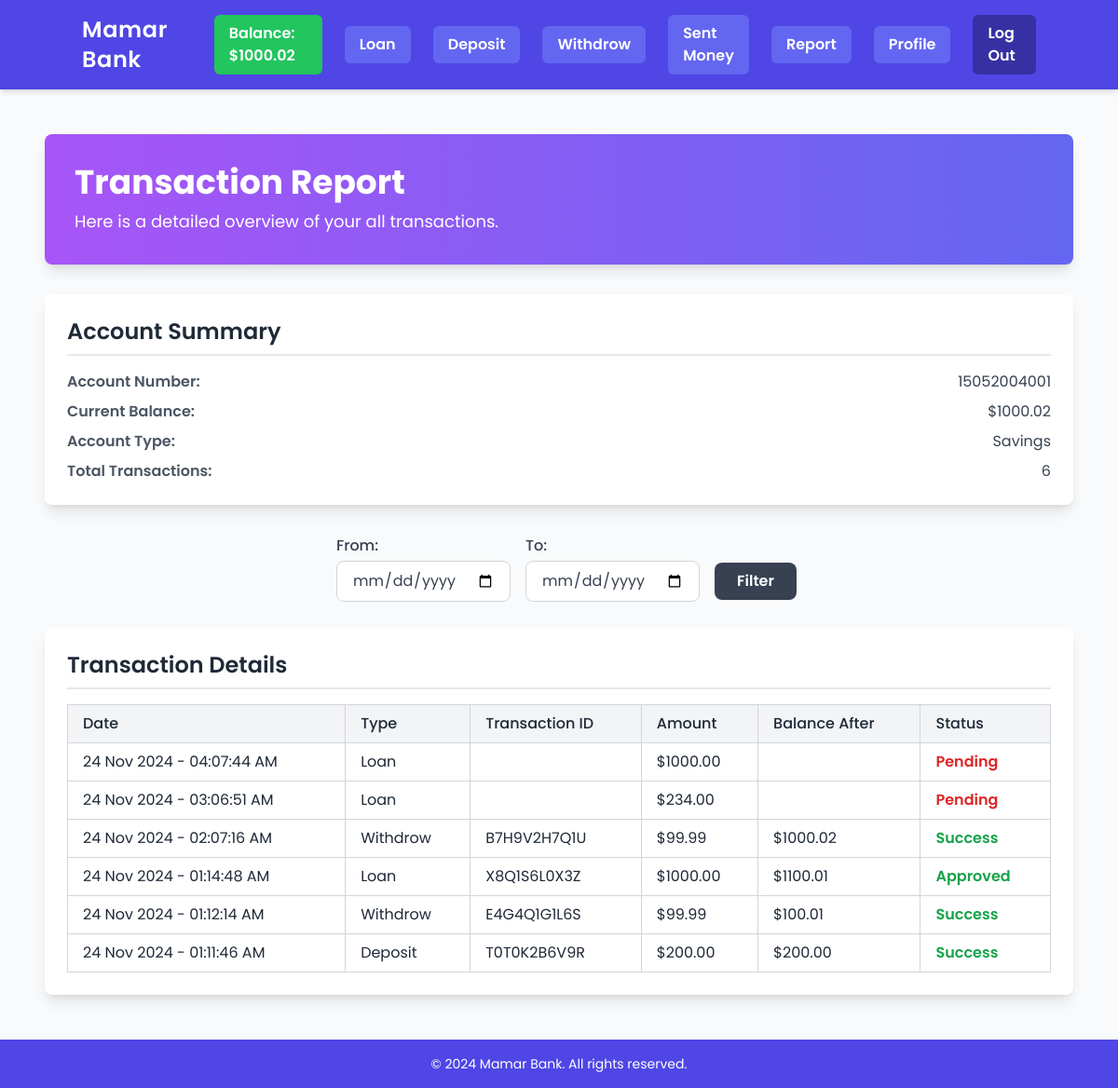
/report/ (signed in), run on an earlier commit of the app's database.
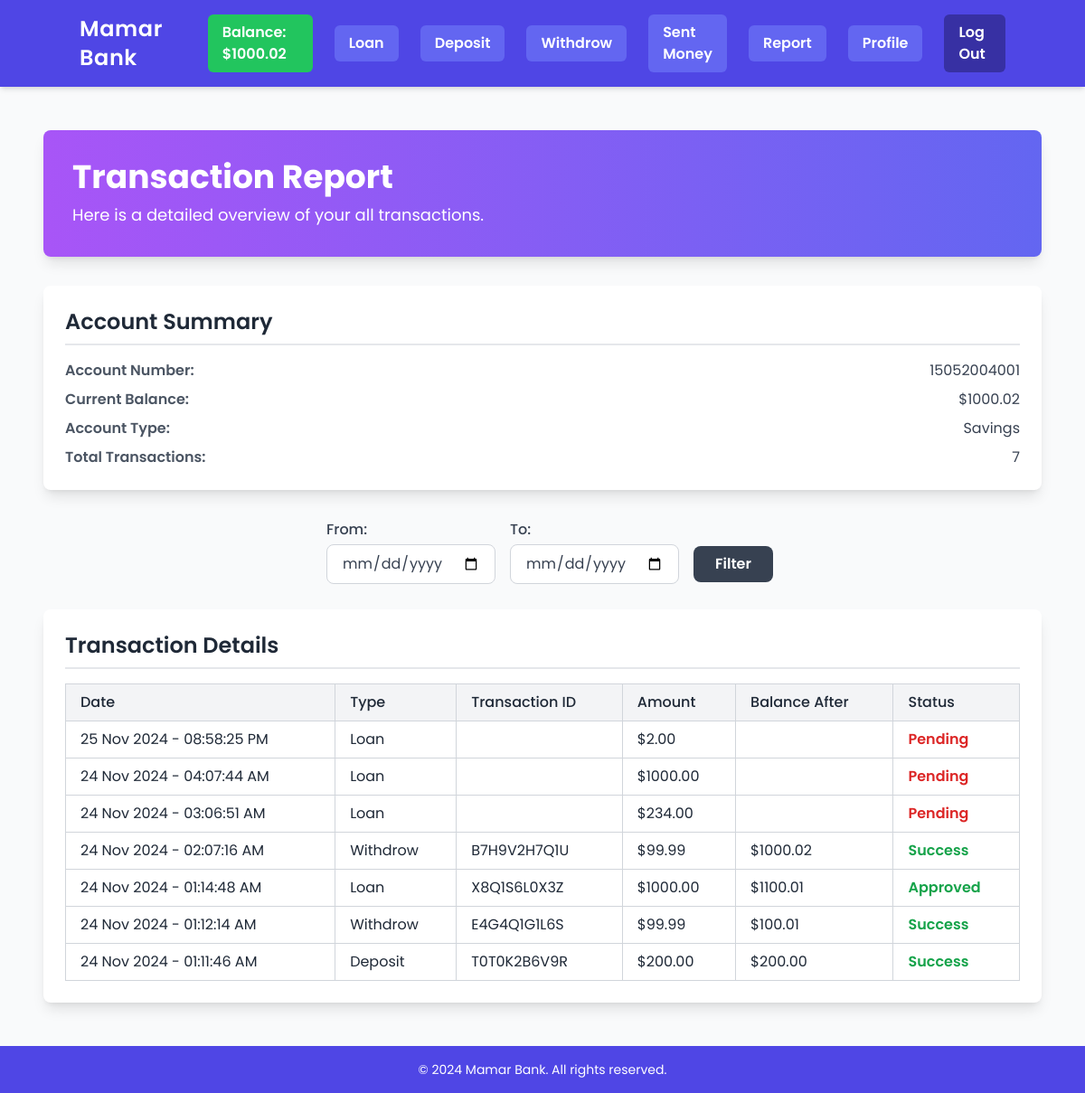
And on a later commit of the database.
### Transactions/models.py (models this page shows, shortened)
class Transaction(models.Model):
    user = models.ForeignKey(User, on_delete=models.CASCADE, related_name='transactions')
    transaction_type = models.CharField(max_length=50)
    amount = models.DecimalField(max_digits=12, decimal_places=2)
    description = models.TextField(blank=True, null=True)
    status = models.BooleanField(default=0) # 0: pending, 1: completed
    after_transaction_balance = models.DecimalField(max_digits=20, decimal_places=2, null=True, blank=True)
    created_at = models.DateTimeField(auto_now_add=True, null=1)
    updated_at = models.DateTimeField(auto_now=True, null=1)
    transaction_id = models.CharField(
        max_length=15,
        default=generate_transaction_id,
        editable=False
    )

### Transactions/views.py (the view, shortened to what this page needs)
# urls.py: path('', views.home, name='report'),
def report(request):
    if not request.user.is_authenticated:
        return redirect('home')
    Transactions = request.user.transactions.all().order_by('-id')
    context = {
        'transactions': Transactions,
    }
    return render(request, 'report.html', context)

### Transactions/templates/report.html (shortened to what the changed rows need)
{% extends 'base.html' %}
{% block content %}
<div class="container mx-auto p-6 max-w-6xl">
    <div class="bg-gradient-to-r from-purple-500 to-indigo-500 text-white shadow-lg rounded-lg p-8 mb-8">
        <h1 class="text-4xl font-bold">Transaction Report</h1>
    </div>
    <div class="bg-white shadow-lg rounded-lg p-6 mb-8">
        <h2 class="text-2xl font-semibold text-gray-800 mb-4 border-b-2 pb-2">Account Summary</h2>
        {% if user.account %}
            <ul class="list-none mt-4 space-y-2">
                <li class="flex justify-between"><strong class="font-semibold text-gray-600">Account Number:</strong> <span>{{ user.account.account_no }}</span></li>
                <li class="flex justify-between"><strong class="font-semibold text-gray-600">Current Balance:</strong> <span>${{ user.account.balance }}</span></li>
                <li class="flex justify-between"><strong class="font-semibold text-gray-600">Account Type:</strong> <span>{{ user.account.account_type }}</span></li>
                <li class="flex justify-between"><strong class="font-semibold text-gray-600">Total Transactions:</strong> <span>{{ transactions|length }}</span></li>
            </ul>
        {% else %}
            <p class="text-gray-500 mt-4">No account information available.</p>
        {% endif %}
    </div>
    <div class="bg-white shadow-lg rounded-lg p-6">
        <div class="flex justify-between items-center border-b-2 pb-2 mb-4">
            <h2 class="text-2xl font-semibold text-gray-800">Transaction Details</h2>
        </div>
        {% if transactions %}
            <div class="overflow-x-auto">
                <table class="min-w-full border-collapse border border-gray-300 text-left text-gray-800">
                    <thead class="bg-gray-100">
                        <tr>
                            <th class="border border-gray-300 px-4 py-2 font-medium">Date</th>
                            <th class="border border-gray-300 px-4 py-2 font-medium">Type</th>
                            <th class="border border-gray-300 px-4 py-2 font-medium">Transaction ID</th>
                            <th class="border border-gray-300 px-4 py-2 font-medium">Amount</th>
                            <th class="border border-gray-300 px-4 py-2 font-medium">Balance After</th>
                            <th class="border border-gray-300 px-4 py-2 font-medium">Status</th>
                        </tr>
                    </thead>
                    <tbody>
                        {% for transaction in transactions %}
                            <tr class="hover:bg-gray-50">
                                <td class="border border-gray-300 px-4 py-2">{{ transaction.created_at|date:"d M Y - h:i:s A" }}</td>
                                <td class="border border-gray-300 px-4 py-2">{{ transaction.transaction_type }}</td>
                                <td class="border border-gray-300 px-4 py-2">
                                    {% if transaction.after_transaction_balance %}
                                        {{ transaction.transaction_id }}
                                    {% endif %}
                                </td>
                                <td class="border border-gray-300 px-4 py-2">${{ transaction.amount }}</td>
                                <td class="border border-gray-300 px-4 py-2">
                                    {% if transaction.after_transaction_balance %}
                                        ${{ transaction.after_transaction_balance }}
                                    {% endif %}
                                </td>
                                <td class="border border-gray-300 px-4 py-2">
                                    {% if transaction.status %}
                                        <span class="text-green-600 font-semibold">
                                            {% if transaction.transaction_type == 'Loan' %}
                                                Approved
                                            {% else %}
                                                Success
                                            {% endif %}
                                        </span>
                                    {% else %}
                                        <span class="text-red-600 font-semibold">Pending</span>
                                    {% endif %}
                                </td>
                            </tr>
                        {% endfor %}
                    </tbody>
                </table>
            </div>
        {% else %}
            <p class="text-gray-500 mt-4">No transactions found.</p>
        {% endif %}
    </div>
</div>
{% endblock %}

What changed in the data, as far as the page shows it:
added Transaction: status "Pending"
Also different on the page:
{{ transactions|length }}: "6" → "7"
